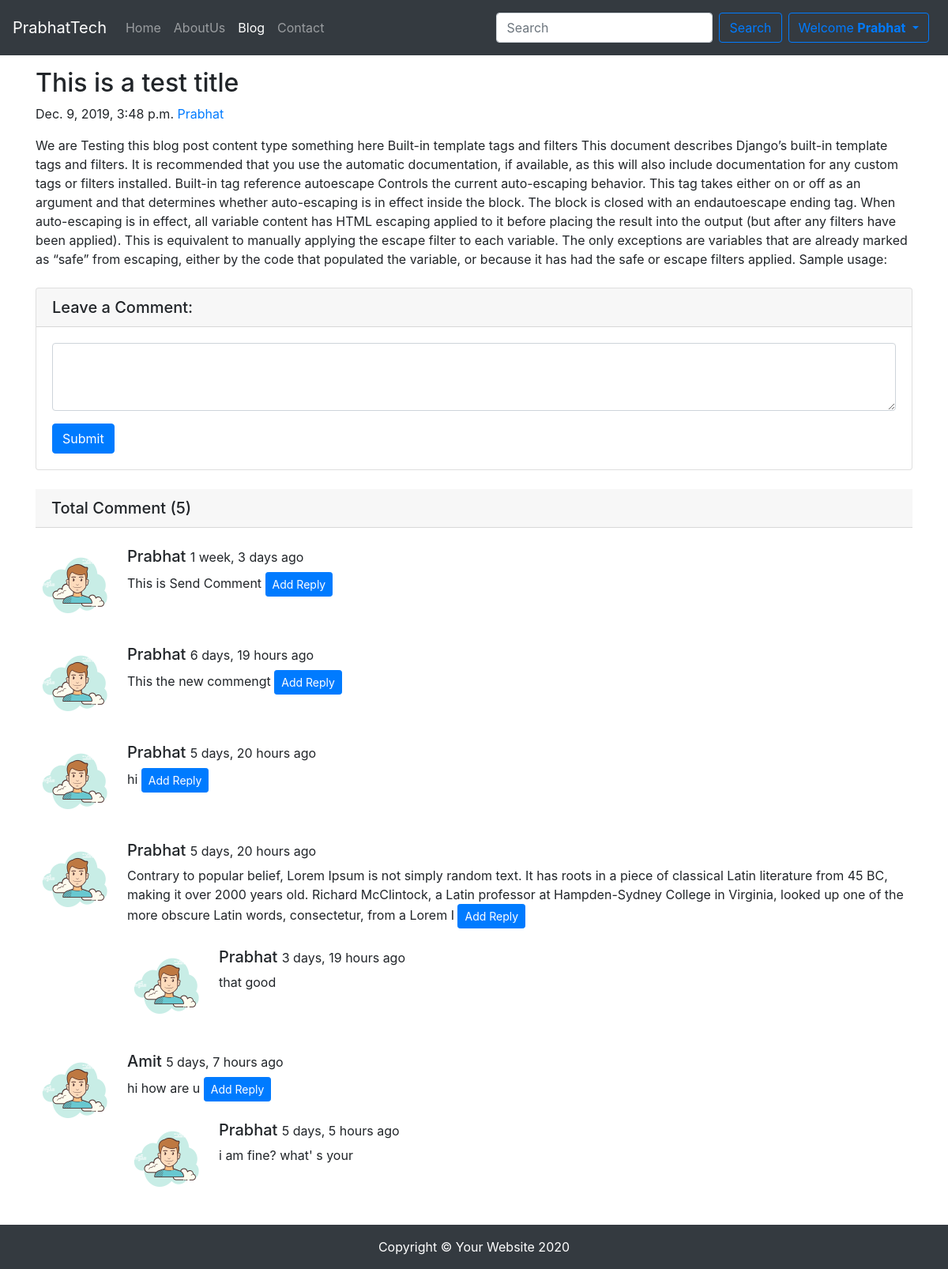
The page /blog/first-slug (signed in) on the database its author committed.
### blog/models.py (models this page shows, shortened)
class Post(models.Model):
    sno = models.AutoField(primary_key=True)
    title = models.CharField(max_length=500)
    content = models.TextField()
    author = models.CharField(max_length=100)
    slug =  models.CharField(max_length=130)
    timestamp = models.DateTimeField()

class BlogComment(models.Model):
    sno = models.AutoField(primary_key=True)
    comment = models.TextField()
    user = models.ForeignKey(User,on_delete=models.CASCADE)
    post = models.ForeignKey(Post, on_delete=models.CASCADE)
    parent = models.ForeignKey('self',on_delete=models.CASCADE, null=True)
    timestamp = models.DateTimeField(default=now)
    def __str__(self):
        return self.comment

### blog/views.py (the view)
# urls.py: path('<str:slug>',views.blogPost , name="blogPost" ),
def blogPost(request, slug):
    post = Post.objects.filter(slug=slug).first()
    comments = BlogComment.objects.filter(post=post, parent=None)
    replies = BlogComment.objects.filter(post=post).exclude(parent=None)
    replyDict = {}
    for reply in replies:
        if reply.parent.sno not in replyDict.keys():
            replyDict[reply.parent.sno] = [reply]
        else:
            replyDict[reply.parent.sno].append(reply)
    print(replyDict)
    context = {'post':post, 'comments':comments, 'user':request.user,'replyDict':replyDict,'replies':replies}
    return render(request,'blog/blogPost.html', context)

### blog/templatetags/extras.py (called while the page is built)
@register.filter(name='get_val')
def get_val(dict,key):
    return dict.get(key)

### templates/blog/blogPost.html (shortened to what this page needs)
{% extends 'base.html' %}
{% block blogactive %} active {% endblock %}
{% block body %}
{% load humanize %}
{% load extras %}
  <div class="container my-3">
          <h2 class="blog-post-title">{{post.title}}</h2>
          <p class="blog-post-meta">{{post.timestamp}} <a href="/about">{{post.author}}</a></p>
          <p>{{post.content}}</p>
        </div>
        <div class="container">
        {% if user.is_authenticated %}
          <div class="card my-4">
            <h5 class="card-header">Leave a Comment:</h5>
            <div class="card-body">
              <form action="/blog/postComment" method="post">
                <div class="form-group">
                  <textarea class="form-control" name="comment" rows="3"></textarea>
                </div>
                <button type="submit" class="btn btn-primary">Submit</button>
              </form>
            </div>
          </div>
          <h5 class="card-header my-4">Total Comment ({{comments.count}})</h5>
          <form >
          {% else %}
          <p><b>Please Login to post a comment.</b></p>
        {% endif %}
          {% for comment in comments %}
          <div class="media mb-4">
            <img class="d-flex mr-3 rounded-circle " src="../static/user.png" alt="" height="100px">
            <div class="media-body">
              <h5 class="mt-0">{{comment.user.username|title}} <small>{{comment.timestamp|naturaltime }}</small></h5>
              {{comment.comment}}
              {% if user.is_authenticated %}
                  <button class="btn btn-primary btn-sm" type="button" data-toggle="collapse"
                          data-target="#openReply_{{comment.sno}}" aria-expanded="false" aria-controls="collapseExample">
                          Add Reply </button>
                          {% else %}
                          <p><b>Please Login to reply a comment.</b></p>
                    {% endif %}
                      <div class="replies my-2">
                        {% for reply in replyDict|get_val:comment.sno %}
                          <div class="media mt-4">
                            <img class="d-flex mr-3 rounded-circle" src="../static/user.png" alt="" height="100px">
                            <div class="media-body">
                              <h5 class="mt-0">{{reply.user|title}}
                              <small>{{reply.timestamp|naturaltime }}</small></h5>
                              {{reply.comment}}
                          </div>
                          </div>
                        {% endfor %}
                      </div>
            </div>
          </div>
          {% endfor %}
        </div>
{% endblock body %}

### templates/base.html (shortened to what this page needs)
<!DOCTYPE html>
<html lang="en">
<head>
  <link rel="stylesheet" href="https://stackpath.bootstrapcdn.com/bootstrap/4.4.1/css/bootstrap.min.css"
>
</head>
  <link href="//maxcdn.bootstrapcdn.com/font-awesome/4.1.0/css/font-awesome.min.css" rel="stylesheet">
<body>
  <nav class="navbar navbar-expand-lg navbar-dark bg-dark">
    <a class="navbar-brand" href="/">PrabhatTech</a>
    <div class="collapse navbar-collapse" id="navbarSupportedContent">
      <ul class="navbar-nav mr-auto">
        <li class="nav-item {% block homeactive %}
            {% endblock homeactive %}">
          <a class="nav-link" href="/">Home <span class="sr-only">(current)</span></a>
        </li>
        <li class="nav-item {% block aboutactive %}
            {% endblock aboutactive %}">
          <a class="nav-link" href="/about">AboutUs</a>
        </li>
        <li class="nav-item  {% block blogactive %}
            {% endblock blogactive %} ">
          <a class="nav-link" href="/blog">Blog</a>
        </li>
        <li class="nav-item {% block contactactive %}
            {% endblock contactactive %}">
          <a class="nav-link" href="/contact">Contact</a>
        </li>
      </ul>
      <div class="ml-auto form-inline">
        <form class="form-inline my-2 my-lg-0" method="get" action="/search">
          <input class="form-control mr-sm-2" name="query" id="search" type="search" placeholder="Search"
            aria-label="Search">
          <button class="btn btn-outline-primary my-2 " type="submit">Search</button>
        </form>
        {% if user.is_authenticated %}
        <div class="dropdown">
          <button class="btn btn-outline-primary dropdown-toggle my-2 mx-2" type="button" id="dropdownMenuButton" data-toggle="dropdown"
            aria-haspopup="true" aria-expanded="false">
            Welcome <b>{{request.user |title }}</b>
          </button>
        </div>
        {% endif %}
      </div>
  </nav>
  {% block body %}
  {% endblock body %}
  <footer class="py-3 bg-dark">
    <div class="container">
      <p class="m-0 text-center text-white">Copyright © Your Website 2020</p>
    </div>
  </footer>
</body>
</html>

### rows shown on the page
Post: title "This is a test title", timestamp "Dec. 9, 2019, 3:48 p.m.", author "Prabhat", content "We are Testing this blog post content type something here Built-in template tags and filters This document describes Django’s built-in template tags and filters. It is recommended that you use the automatic documentation, if available, as this will also include documentation for any custom tags or filters installed. Built-in tag reference autoescape Controls the current auto-escaping behavior. This tag takes either on or off as an argument and that determines whether auto-escaping is in effect inside the block. The block is closed with an endautoescape ending tag. When auto-escaping is in effect, all variable content has HTML escaping applied to it before placing the result into the output…"
BlogComment: user.username "Prabhat", timestamp "1 week, 3 days ago", comment "This is Send Comment"
BlogComment: user.username "Prabhat", timestamp "6 days, 19 hours ago", comment "This the new commengt"
BlogComment: user.username "Prabhat", timestamp "5 days, 20 hours ago", comment "hi"
BlogComment: user.username "Prabhat", timestamp "5 days, 20 hours ago", comment "Contrary to popular belief, Lorem Ipsum is not simply random text. It has roots in a piece of classical Latin literature from 45 BC, making it over 2000 years old. Richard McClintock, a Latin professor at Hampden-Sydney College in Virginia, looked up one of the more obscure Latin words, consectetur, from a Lorem I"
BlogComment: user "Prabhat", timestamp "3 days, 19 hours ago", comment "that good"
BlogComment: user.username "Amit", timestamp "5 days, 7 hours ago", comment "hi how are u"
BlogComment: user "Prabhat", timestamp "5 days, 5 hours ago", comment "i am fine? what' s your"

### other values the page prints
{{ request.user |title }} "Prabhat"
{{ comments.count }} "5"
